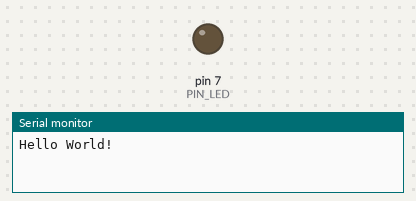
A sketch run on a simulated Arduino Uno, built with avr-gcc and run on an emulated ATmega328P. Parts: output pins drawn as LEDs (lit = HIGH), the last lines printed to the serial monitor. Dashed ring = blinking. At 2.1 s the program stops and its outputs stay as they are.

Above: at 0.5 s.
At 1.85 s:
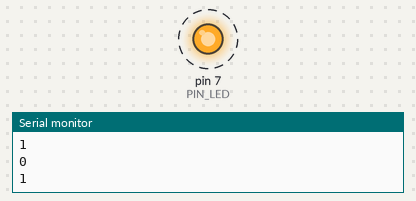
Timing chart, 0 to 3.0 s (numbered marks = the images above):
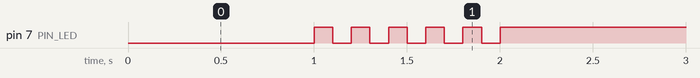

Measured:
- by itself, pin 7 (PIN_LED): alternates HIGH for 0.10 s and LOW for 0.10 s, 11 changes in all, then stays HIGH

The sketch:

05P14.ino
```cpp
#define PIN_LED 7
int i =0;
unsigned int count, toggle;

void setup() {
  // put your setup code here, to run once:
  pinMode(PIN_LED, OUTPUT);
  Serial.begin(115200);
  while(!Serial){
    ;
  }
  Serial.println("Hello World!");
  count = toggle = 0;
  digitalWrite(PIN_LED, toggle);
}

void loop() {
  digitalWrite(PIN_LED, 0);
  delay(1000);
  while(i<11){
  if(toggle==0){
    toggle=1;
  }
  else{
    toggle=0;
  }
  Serial.println(toggle);
  digitalWrite(PIN_LED, toggle);
  delay(100);
  i+=1;
  }
  while(1) {}
}

int toggle_state(int toggle){

  return toggle;
}
```
